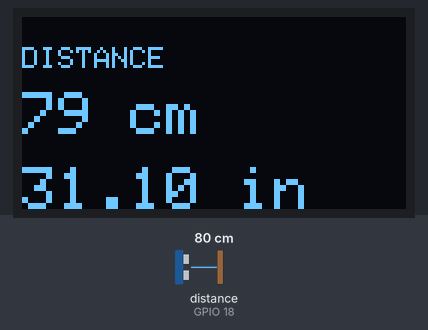
Simulated run of this sketch. Board: ESP32. Shown: 128×64 one-colour display. Wiring (inferred from the names in the program): ultrasonic range finder: trigger GPIO 5; echo GPIO 18. The test bench sets the inputs (shaded band); at power-on: distance to the obstacle (sensor on GPIO 18) 80 cm. The echo pulse lasts 58.3 µs per cm; WiFi joins after 1.5 s; servers stay silent unless stated; what the sketch prints to the serial monitor is not drawn.

Above: at 3.5 s.
3.6 s: distance to the obstacle (sensor on GPIO 18) set to 2 cm
At 4.5 s:
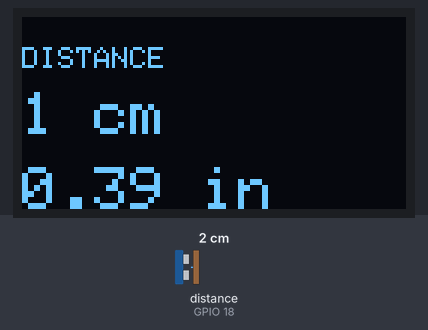
5.4 s: distance to the obstacle (sensor on GPIO 18) set to 4 cm
At 6.2 s:
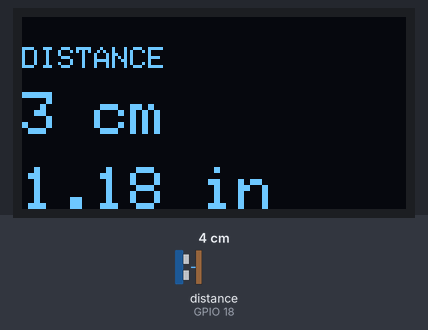
7.0 s: distance to the obstacle (sensor on GPIO 18) set to 9 cm
At 8.0 s:
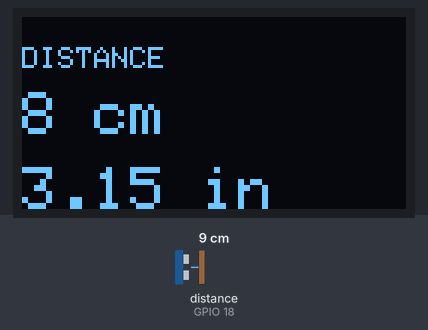
Timing chart, 0 to 10.0 s (numbered marks = the images above; inputs shaded):
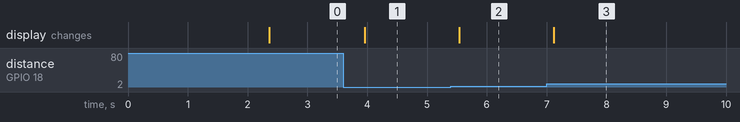

Measured:
- after the input at 3.6 s, the display: changes after 0.36 s (image 1)
- after the input at 5.4 s, the display: changes after 0.14 s (image 2)
- after the input at 7.0 s, the display: changes after 0.12 s (image 3)

The sketch:

ULTRASONIC.ino
```cpp
#define BLYNK_TEMPLATE_ID "TMPL3rfdZNcyO"
#define BLYNK_TEMPLATE_NAME "ULTRASONIC"
#define BLYNK_AUTH_TOKEN "dBoRlw2lDdHl-HARklFF1MAwdyiBWQwZ"

#include <Wire.h>
#include <Adafruit_GFX.h>
#include <Adafruit_SSD1306.h>
#include <WiFi.h>
#include <BlynkSimpleEsp32.h>

#define SCREEN_WIDTH 128 // OLED display width, in pixels
#define SCREEN_HEIGHT 64 // OLED display height, in pixels

// Declaration for an SSD1306 display connected to I2C (SDA, SCL pins)
Adafruit_SSD1306 display(SCREEN_WIDTH, SCREEN_HEIGHT, &Wire, -1);

const int trigPin = 5;
const int echoPin = 18;

// Define sound speed in cm/uS
#define SOUND_SPEED 0.034
#define CM_TO_INCH 0.393701

long duration;
int distanceCm;
float distanceInch;  // Changed to float for precision

// Wi-Fi credentials
char ssid[] = "S23"; // Your Wi-Fi SSID
char pass[] = "aman09877"; // Your Wi-Fi password

void setup() {
  Serial.begin(115200);
  pinMode(trigPin, OUTPUT); // Sets the trigPin as an Output
  pinMode(echoPin, INPUT);  // Sets the echoPin as an Input

  // Initialize display
  if (!display.begin(SSD1306_SWITCHCAPVCC, 0x3C)) {
    Serial.println(F("SSD1306 allocation failed"));
    for (;;);
  }
  delay(500);
  display.clearDisplay();
  display.setTextSize(1);
  display.setTextColor(WHITE);

  // Connect to Blynk
  Blynk.begin(BLYNK_AUTH_TOKEN, ssid, pass);
}

void loop() {
  // Blynk run
  Blynk.run();

  // Clears the trigPin
  digitalWrite(trigPin, LOW);
  delayMicroseconds(2);
  // Sets the trigPin on HIGH state for 10 microseconds
  digitalWrite(trigPin, HIGH);
  delayMicroseconds(10);
  digitalWrite(trigPin, LOW);

  // Reads the echoPin, returns the sound wave travel time in microseconds
  duration = pulseIn(echoPin, HIGH);

  // Calculate the distance in cm
  distanceCm = duration * SOUND_SPEED / 2;

  // Convert to inches (using float)
  distanceInch = distanceCm * CM_TO_INCH;

  // Prints the distance in the Serial Monitor
  Serial.print("Distance (cm): ");
  Serial.println(distanceCm);
  Serial.print("Distance (inch): ");
  Serial.println(distanceInch);

  // Display distance on OLED
  display.clearDisplay();
  display.setCursor(0, 10);
  display.setTextSize(1);
  display.print("DISTANCE");

  display.setCursor(0, 25);
  display.setTextSize(2);
  display.print(distanceCm);
  display.print(" cm");

  display.setCursor(0, 50);
  display.setTextSize(2);
  display.print(distanceInch, 2);  // Printing float value with 2 decimal places
  display.print(" in");

  display.display();

  // Send distance to Blynk (Virtual Pin V3 for cm and V4 for inch)
  Blynk.virtualWrite(V3, distanceCm);  // Sending integer value for cm
  Blynk.virtualWrite(V4, distanceInch);  // Sending float value for inches

  delay(500);
}
```
